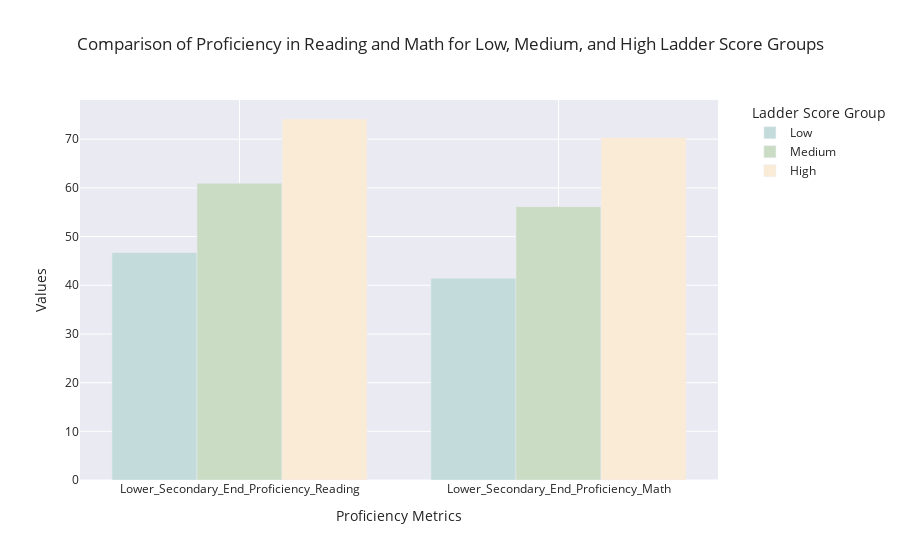

Notebook cell for this chart:
### Code cell
import pandas as pd
import plotly.express as px

# Load the dataset
file_path = 'filtered_global_education_world_happiness_average.csv'
df = pd.read_csv(file_path)

# Filter out countries with any zero values in the relevant columns
filtered_data = df[(df['Lower_Secondary_End_Proficiency_Reading'] != 0) & 
                   (df['Lower_Secondary_End_Proficiency_Math'] != 0)]

# Split the countries into three groups based on Ladder score using qcut
filtered_data['Ladder_Group'] = pd.qcut(filtered_data['Ladder score'], 3, labels=['Low', 'Medium', 'High'])

# Select only the proficiency columns for grouping
proficiency_cols = ['Lower_Secondary_End_Proficiency_Reading', 'Lower_Secondary_End_Proficiency_Math']
grouped_data = filtered_data.groupby('Ladder_Group')[proficiency_cols].mean().reset_index()

# Melt the data for easier plotting with plotly
melted_data = grouped_data.melt(id_vars='Ladder_Group', var_name='Proficiency Metric', value_name='Value')

# Create custom color mapping
custom_color_map = {'Low': '#C3DCDB', 'Medium': '#CADCC3', 'High': '#FAEBD7'}

# Create the bar plot using plotly express
fig = px.bar(melted_data, x='Proficiency Metric', y='Value', color='Ladder_Group', 
             barmode='group', title='Comparison of Proficiency in Reading and Math for Low, Medium, and High Ladder Score Groups',
             labels={'Value': 'Values', 'Proficiency Metric': 'Proficiency Metrics'},
             color_discrete_map=custom_color_map)

# Update layout for better aesthetics
fig.update_layout(
    xaxis_title='Proficiency Metrics',
    yaxis_title='Values',
    legend_title_text='Ladder Score Group',
    legend=dict(x=1.05, y=1, traceorder='normal'),
    template="seaborn"
)

# Show the figure
fig.show()

### Figure 1 — Plotly figure (JSON) as saved in the notebook; plotly's stock layout.template omitted (floating-point values rounded to 4 significant figures)
{"data": [{"alignmentgroup": "True", "hovertemplate": "Ladder_Group=Low<br>Proficiency Metrics=%{x}<br>Values=%{y}<extra></extra>", "legendgroup": "Low", "marker": {"color": "#C3DCDB", "pattern": {"shape": ""}}, "name": "Low", "offsetgroup": "Low", "orientation": "v", "showlegend": true, "textposition": "auto", "type": "bar", "x": ["Lower_Secondary_End_Proficiency_Reading", "Lower_Secondary_End_Proficiency_Math"], "xaxis": "x", "y": [46.74, 41.44], "yaxis": "y"}, {"alignmentgroup": "True", "hovertemplate": "Ladder_Group=Medium<br>Proficiency Metrics=%{x}<br>Values=%{y}<extra></extra>", "legendgroup": "Medium", "marker": {"color": "#CADCC3", "pattern": {"shape": ""}}, "name": "Medium", "offsetgroup": "Medium", "orientation": "v", "showlegend": true, "textposition": "auto", "type": "bar", "x": ["Lower_Secondary_End_Proficiency_Reading", "Lower_Secondary_End_Proficiency_Math"], "xaxis": "x", "y": [60.96, 56.15], "yaxis": "y"}, {"alignmentgroup": "True", "hovertemplate": "Ladder_Group=High<br>Proficiency Metrics=%{x}<br>Values=%{y}<extra></extra>", "legendgroup": "High", "marker": {"color": "#FAEBD7", "pattern": {"shape": ""}}, "name": "High", "offsetgroup": "High", "orientation": "v", "showlegend": true, "textposition": "auto", "type": "bar", "x": ["Lower_Secondary_End_Proficiency_Reading", "Lower_Secondary_End_Proficiency_Math"], "xaxis": "x", "y": [74.15, 70.33], "yaxis": "y"}], "layout": {"barmode": "group", "legend": {"title": {"text": "Ladder Score Group"}, "tracegroupgap": 0, "traceorder": "normal", "x": 1.05, "y": 1}, "title": {"text": "Comparison of Proficiency in Reading and Math for Low, Medium, and High Ladder Score Groups"}, "xaxis": {"anchor": "y", "domain": [0, 1], "title": {"text": "Proficiency Metrics"}}, "yaxis": {"anchor": "x", "domain": [0, 1], "title": {"text": "Values"}}}}
